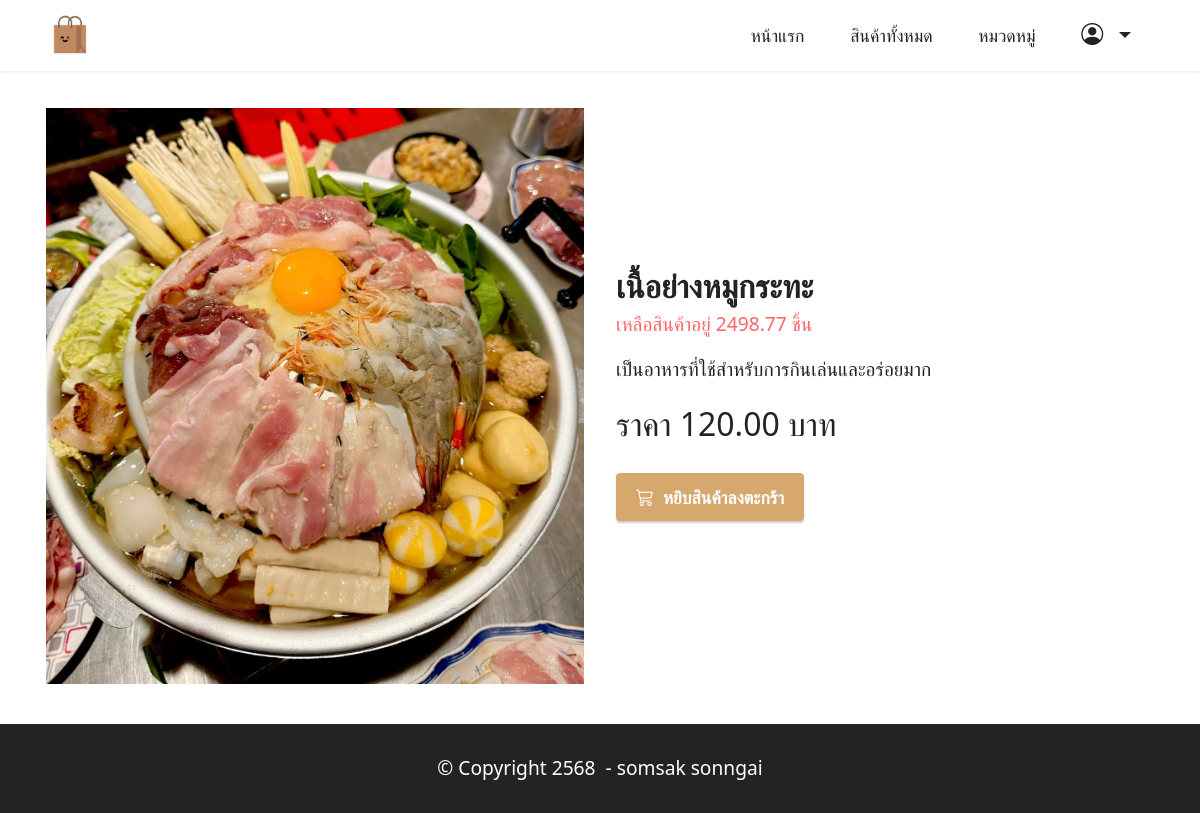
The page /blog/product/1/ on the database as committed earlier.
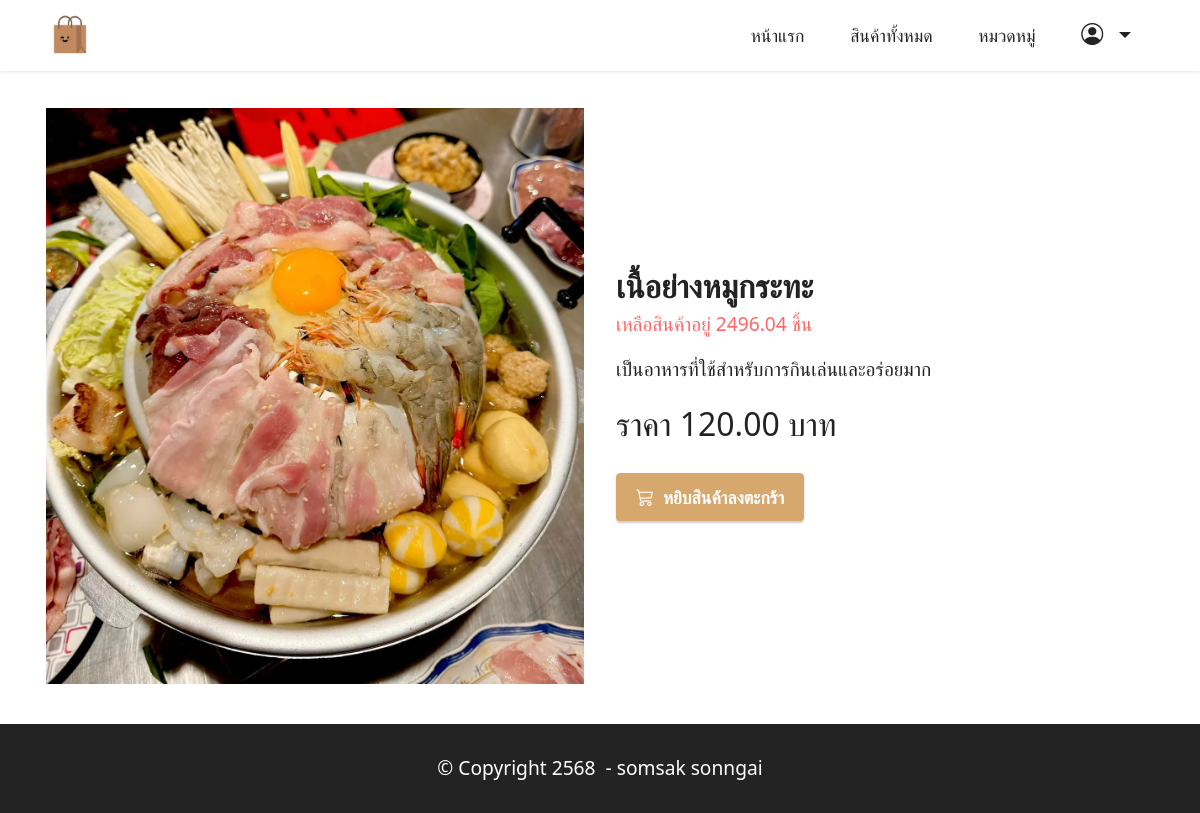
The same page on the database as committed later.
### productapp/models.py (models this page shows, shortened)
class Product1(models.Model):
    category = models.ForeignKey(Category, on_delete=models.CASCADE,null=True)  # เชื่อมโยงกับ Category
    name = models.CharField(max_length=100)  # ชื่อสินค้า
    description = models.TextField(max_length=500)
    price = models.DecimalField(max_digits=10, decimal_places=2)
    stock = models.DecimalField(max_digits=10, decimal_places=2)
    is_trending = models.BooleanField(default=False)
    image = models.ImageField(upload_to="product")
    profitprice = models.DecimalField(max_digits=10, decimal_places=2)
    created_at = models.DateTimeField(auto_now_add=True)  # วันที่เพิ่ม
    updated_at = models.DateTimeField(auto_now=True)      # วันที่แก้ไข
    barcode = models.IntegerField()

### productapp/views.py (the view)
# urls.py: path('product/<int:id>/', views.productDetail, name='productDetail'), #การเรียกใช้ blog ตามด้วย id
def productDetail(request,id):
    product=Product1.objects.get(pk=id)
    return render (request,"detail.html",{"product":product}) #มันก็คือ Product1 นั้นแหละที่เรียกใช้ที่เก็บไว้ในตัวแปร product ถ้าต้องการที่จะทำการเรียกใช้ก็เรียกใช้ product

### productapp/templates/detail.html (shortened to what this page needs)
{% extends "layout.html"%}
{% load humanize %}
{% block content%}
<div class="container my-3">
    <div class="card-wrapper">
        <div class="row align-items-center mt-4">
            <div class="col-12 col-lg-6">
                <div class="image-wrapper">
                    <img src="{{product.image.url}}">
                </div>
            </div>
            <div class="col-12 col-lg-6 my-4">
                <div class="text-box">
                    <h5 class="mbr-title mbr-fonts-style display-5">
                        <strong>{{product.name}}</strong>
                        <p class="display-7 text-secondary">เหลือสินค้าอยู่ {{product.stock}} ชิ้น</p>
                    </h5>
                    <p class="mbr-text mbr-fonts-style display-7">{{product.description}}</p>
                    <div class="cost">
                        <span class="currentcost mbr-fonts-style pr-2 display-5">ราคา {{product.price}} บาท</span>
                    </div>
                    <div class="mbr-section-btn pt-3">
                        {%if product.stock <= 0 %}
                             <h2 class="text-secondary " t>สินค้าหมด</h2>
                        {% else %}
                            <a href="{% url 'addCart' product.id %}" class="btn btn-primary display-4">
                                 <i class="bi bi-cart3"></i></i>&nbsp;
                                    หยิบสินค้าลงตะกร้า
                             </a>
                         {% endif %}
                    </div>
                </div>
            </div>
        </div>
    </div>
    <br>
</div>
{% endblock %}

Rows that differ between the two databases and show on the page:
changed Product1 "เนื้อย่างหมูกระทะ": stock "2498.77" → "2496.04"
